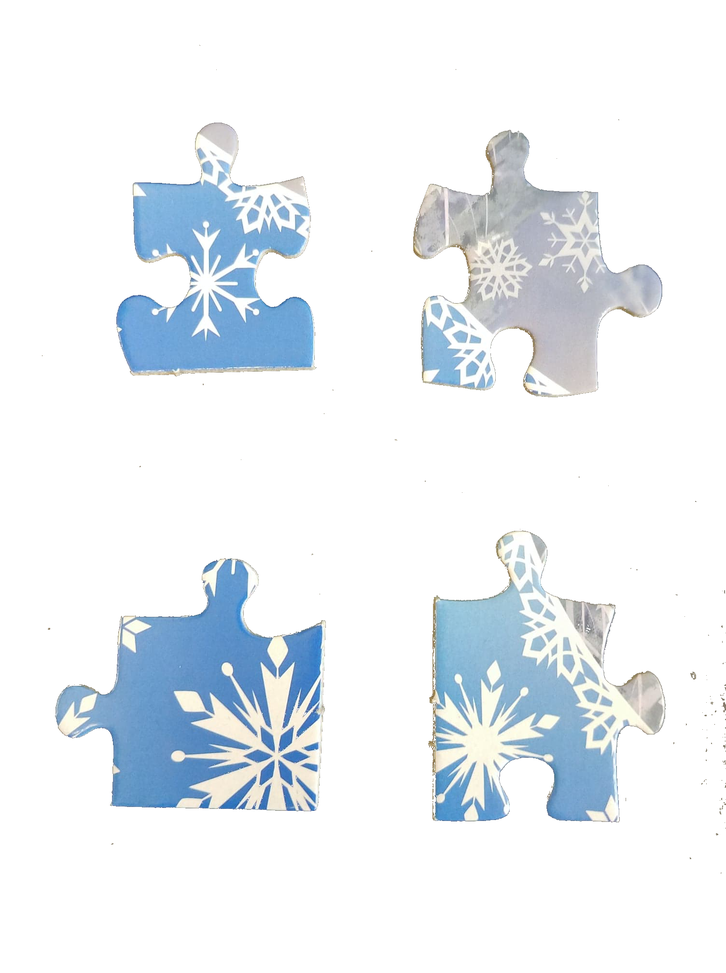
#> input picture frozen.png, 726 x 973 px, shrunk from 1504 x 2016 before the run
$ python contours.py   (older library calls are emulated)
#> lines starting #> are read from the running program, lines starting #| are printed output that depends on the picture; after the words box and inside, x2 and y2 are one past the last pixel; in counts of white or black regions, pixels touching at a corner belong together; long printed decimals are rounded
import cv2
import numpy as np
from matplotlib import pyplot as plt
from PIL import Image

img = cv2.imread('frozen.png')
#> img is the input picture: shape (973, 726, 3); mean B, G, R 244.7, 240.3, 235.1
gray= cv2.imread('frozen.png',0)
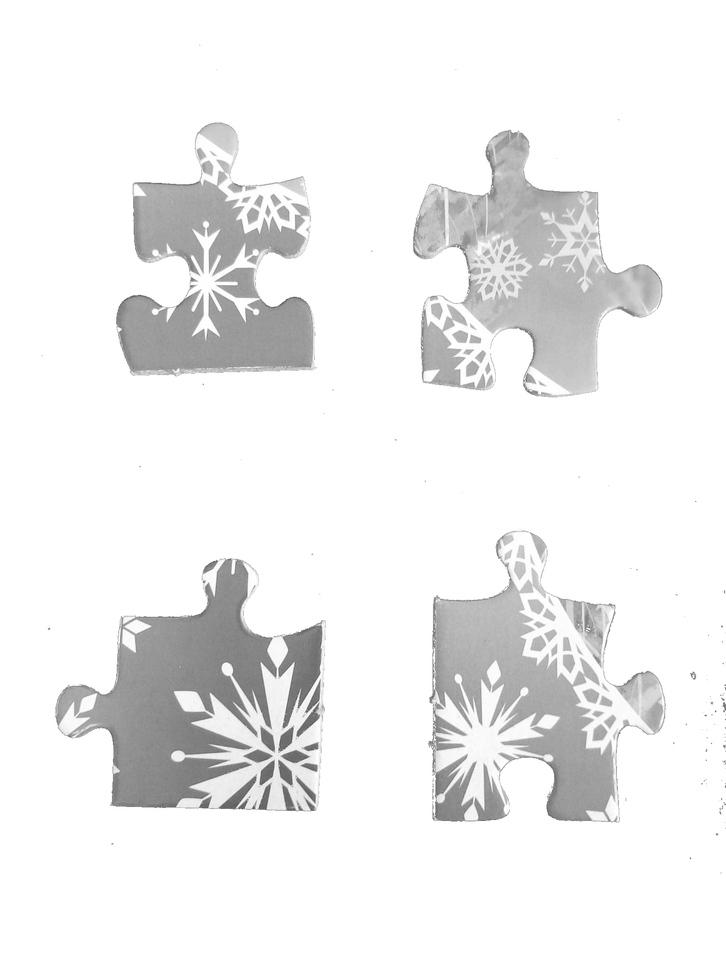
#> gray: shape (973, 726); min 83, max 255, mean 239.1

# Threshold to detect rectangles independent from background illumination
ret2,th3 = cv2.threshold(gray,220,255,cv2.THRESH_BINARY_INV)
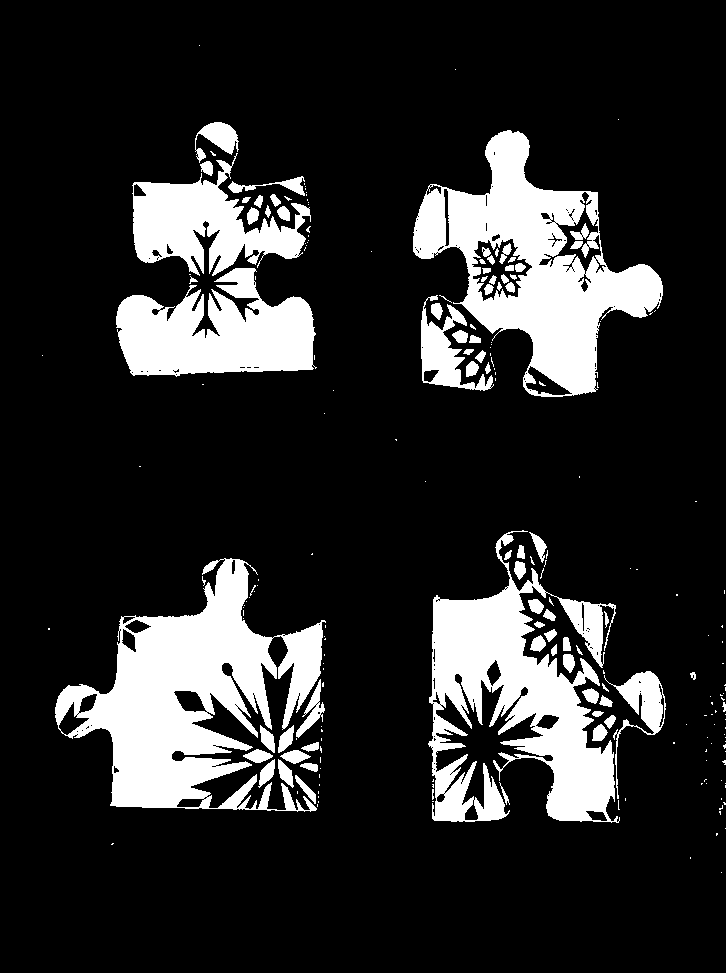
#> th3: shape (973, 726); 16.9% white; 218 white regions (143 under 20 px)

# Detect contours
_, contours, hierarchy = cv2.findContours( th3.copy(), cv2.RETR_EXTERNAL, cv2.CHAIN_APPROX_NONE)
#> contours = 199 contours, 146 with area under 20; largest, box (x1, y1, x2, y2) and area: (55, 558, 326, 812) 31026, (413, 130, 663, 397) 30332, (428, 530, 620, 823) 24730, (116, 268, 317, 377) 13838, (132, 153, 311, 276) 9653

# Draw contours
h, w = th3.shape[:2]
#> h = 973; w = 726
vis = np.zeros((h, w, 3), np.uint8)
cv2.drawContours( vis, contours, -1, (128,255,255), -1)
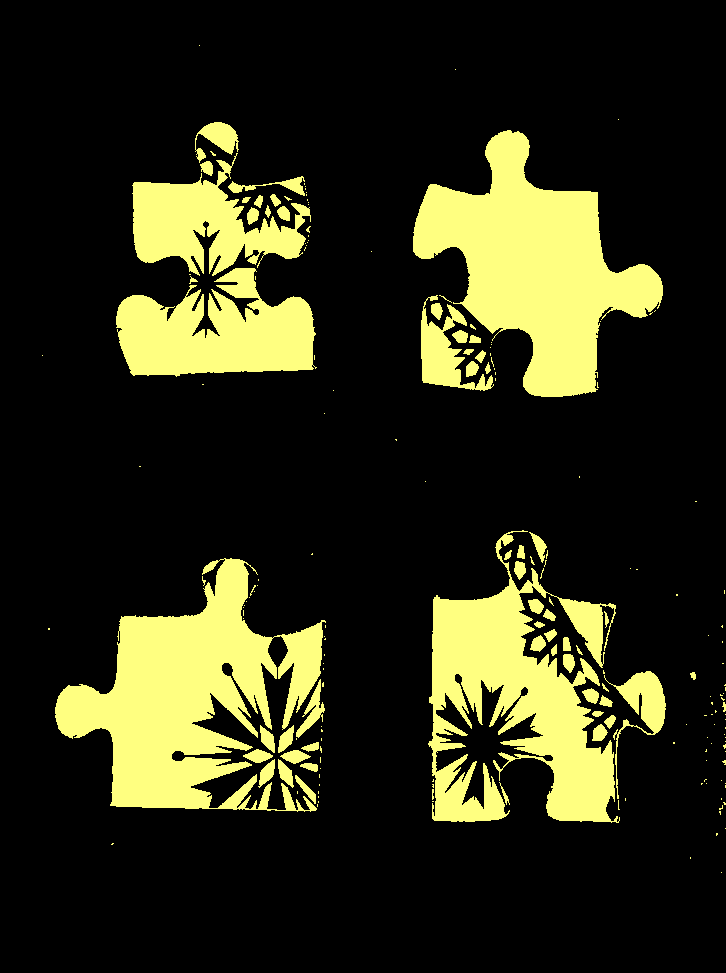
#> vis: shape (973, 726, 3); mean of channels 0, 1, 2 22.9, 45.6, 45.6; drawn as B, G, R

# Print Features of each contour and select some contours
contours2=[]
for i, cnt in enumerate(contours):
    cnt=contours[i]
    M = cv2.moments(cnt)

    if M['m00'] != 0:
        # for definition of features cf http://docs.opencv.org/3.1.0/d1/d32/tutorial_py_contour_properties.html#gsc.tab=0
        cx = int(M['m10']/M['m00'])
        cy = int(M['m01']/M['m00'])
        area = cv2.contourArea(cnt)
        x,y,w,h = cv2.boundingRect(cnt)
        aspect_ratio = float(w)/h
        rect_area = w*h
        extent = float(area)/rect_area

        print(i, cx, cy, area, aspect_ratio, rect_area, extent)

        if area < 80 and area > 10:
            contours2.append(cnt)
#> this loop made 199 passes
#> (cx, cy, area, x, y, w, h, aspect_ratio) on passes 25, 29, 32, 35, 36, 39, 41, 46, 56, 57, 60, 63: (504, 795, 32, 499, 782, 11, 23, 0.478), (306, 789, 152, 295, 775, 21, 29, 0.724), (310, 766, 86, 300, 763, 18, 9, 2), (285, 773, 212, 278, 759, 16, 29, 0.552), (266, 772, 218.5, 258, 759, 17, 29, 0.586), (294, 756, 219, 280, 750, 31, 14, 2.21), (257, 755, 218, 243, 749, 30, 14, 2.14), (311, 746, 84, 301, 742, 18, 10, 1.8), (285, 739, 216, 278, 725, 16, 28, 0.571), (267, 738, 208.5, 260, 725, 15, 28, 0.536), (599, 732, 163, 592, 724, 16, 17, 0.941), (609, 720, 79.5, 604, 715, 12, 14, 0.857)
#> cx on pass 127: 546
#| 2 112 843 1.0 1.5 6 0.1667
#| 3 716 833 1.5 0.6667 6 0.25
#| 5 719 811 1.5 0.5 8 0.1875
#| 6 720 808 2.0 0.8 20 0.1
#| 8 724 803 2.0 1.0 9 0.2222
#| 11 618 808 0.5 0.2 20 0.025
#| 17 432 793 6.5 0.1818 22 0.2955
#| 19 432 785 1.5 0.5 8 0.1875
#> (further printed lines are left out)
#> after the loop, contours2 = 25 contours, 4 with area under 20; largest, box (x1, y1, x2, y2) and area: (604, 715, 616, 729) 80, (599, 695, 613, 707) 78, (563, 637, 571, 651) 77, (544, 629, 557, 642) 76, (543, 609, 556, 621) 72

# Detect Harris corners
dst = cv2.cornerHarris(th3,2,3,0.04)
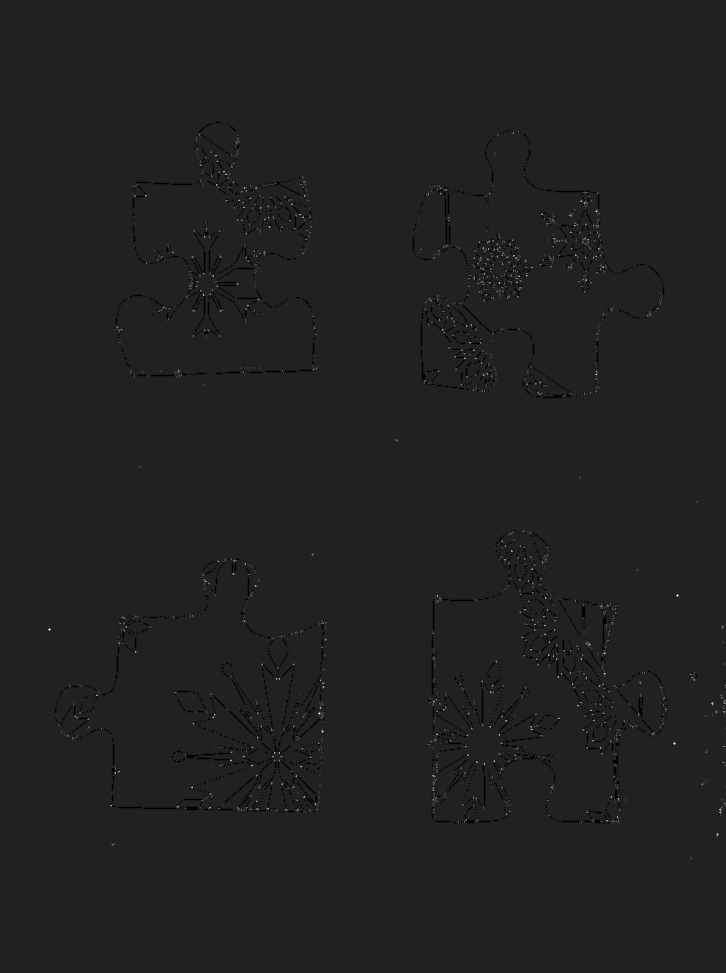
#> dst: shape (973, 726) float32; min -0.04, max 0.266, mean -0.000173; drawn with min black and max white

#result is dilated for marking the corners, not important
dst = cv2.dilate(dst,None, iterations=5)
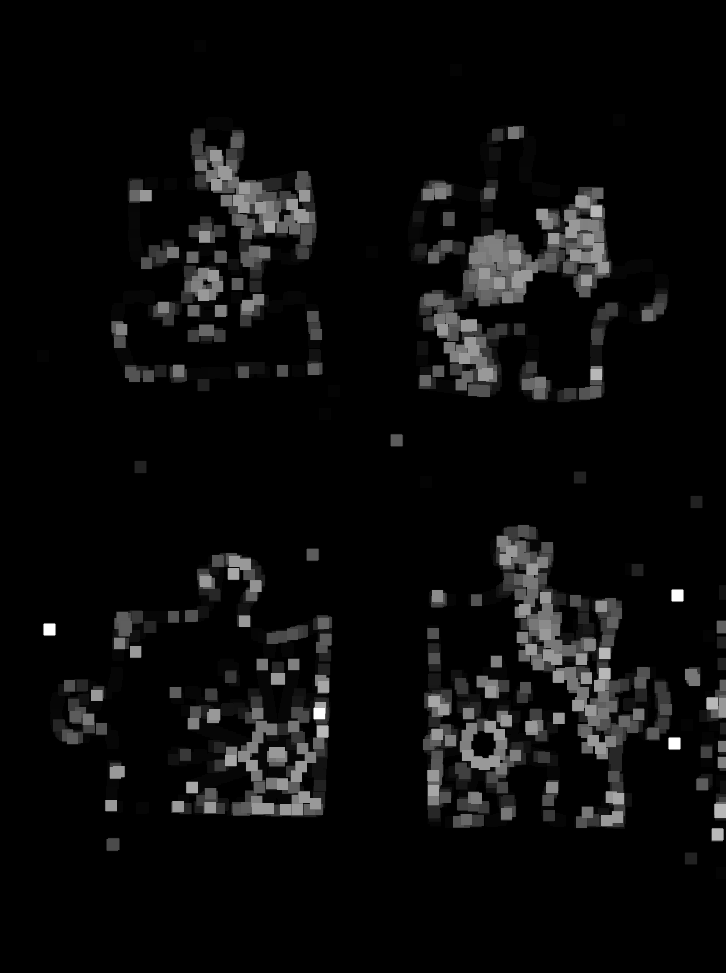
#> dst: shape (973, 726) float32; min 0, max 0.266, mean 0.012; drawn with min black and max white

# Threshold for an optimal value, it may vary depending on the image.
harris=img.copy()
print(harris.shape)
#| (973, 726, 3)
harris[dst>0.4*dst.max()]=[255,0,0]
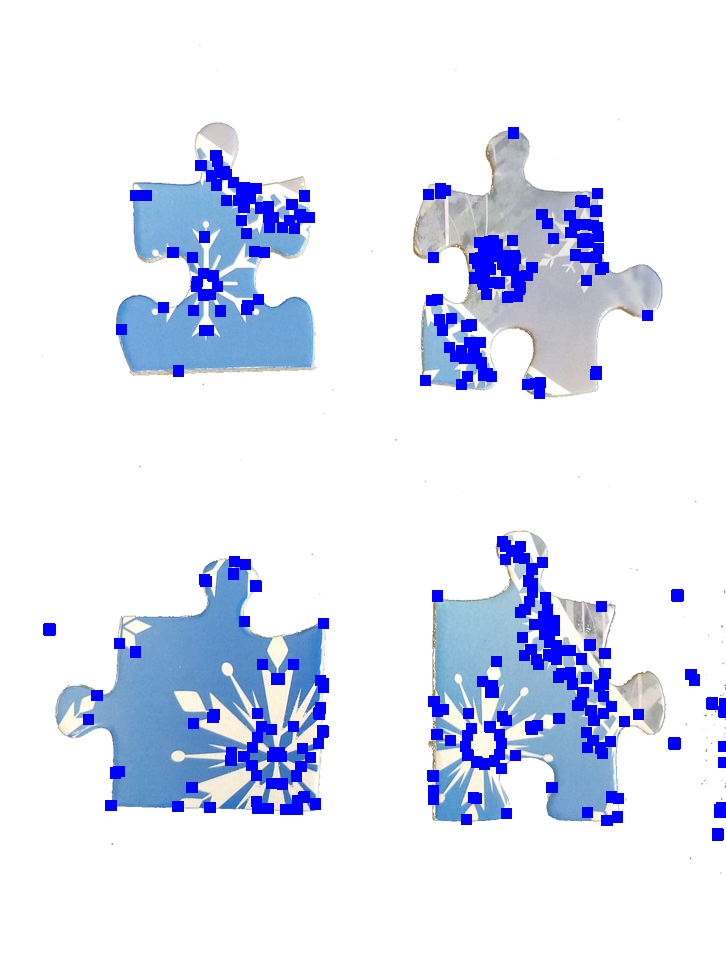
#> harris: shape (973, 726, 3); 4.91% of pixels changed, all inside (x1, y1, x2, y2) = (43, 127, 726, 841)

titles = ['Original Image', 'Thresholding', 'Contours', "Harris corners"]
images = [img, th3, vis, harris]
im = Image.fromarray(vis)
im.save("frozen3.png")
for i in range(4):
    plt.subplot(2,2,i+1),plt.imshow(images[i],'gray')
    plt.title(titles[i])
    plt.xticks([]),plt.yticks([])
plt.show()
#> figure, not shown here; B, G, R data is drawn as R, G, B

$ run again, with image.png copied over frozen.png
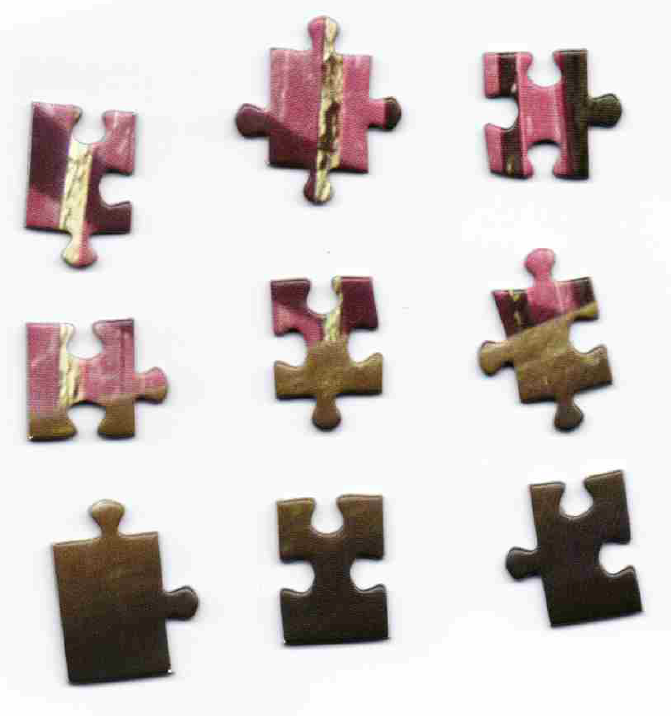
#> input picture image.png, 671 x 716 px
#> img is the input picture: shape (716, 671, 3); mean B, G, R 203.2, 205, 212.4
#> `ret2,th3 = cv2.threshold(gray,220,255,cv2.THRESH_BINARY_INV)`:
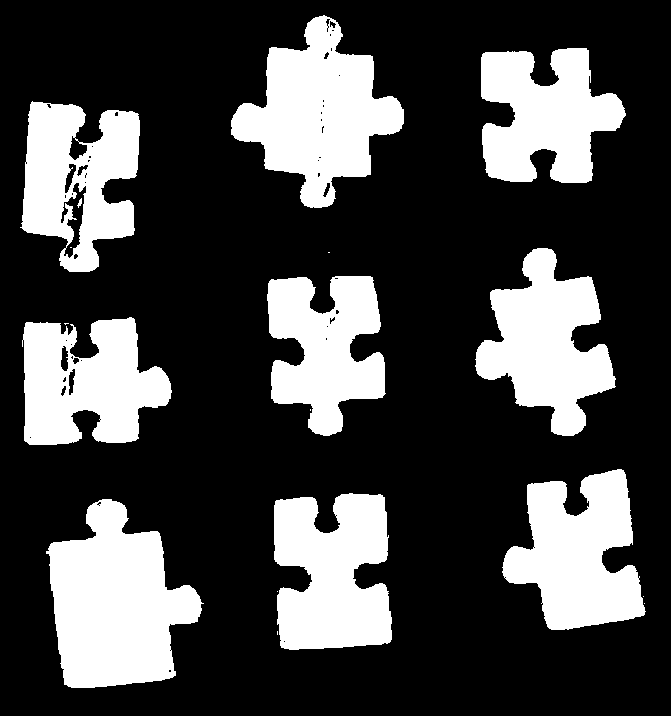
#> th3: shape (716, 671); 27.5% white; 18 white regions (8 under 20 px)
#> contours = 16 contours, 7 with area under 20; largest, box (x1, y1, x2, y2) and area: (46, 499, 204, 688) 18842, (231, 15, 404, 208) 17030, (274, 493, 392, 650) 14416, (502, 469, 646, 630) 14247, (475, 248, 616, 436) 14078
#> the loop `for i, cnt in enumerate(contours):` made 16 passes
#> (cx, cy, area, x, y, w, h, aspect_ratio) on passes 5, 6, 7, 10, 11, 13, 14, 15: (115, 603, 18841.5, 46, 499, 158, 189, 0.836), (332, 573, 14415.5, 274, 493, 118, 157, 0.752), (578, 553, 14247, 502, 469, 144, 161, 0.894), (86, 383, 13278, 22, 317, 150, 128, 1.17), (325, 347, 12298, 267, 276, 119, 160, 0.744), (546, 342, 14078.5, 475, 248, 141, 188, 0.75), (77, 179, 13851.5, 20, 101, 120, 171, 0.702), (544, 115, 12876, 481, 48, 145, 135, 1.07)
#> (printed output is left out)
#> after the loop `for i, cnt in enumerate(contours):`: contours2 = []
#| (716, 671, 3)
#> `harris[dst>0.4*dst.max()]=[255,0,0]`:
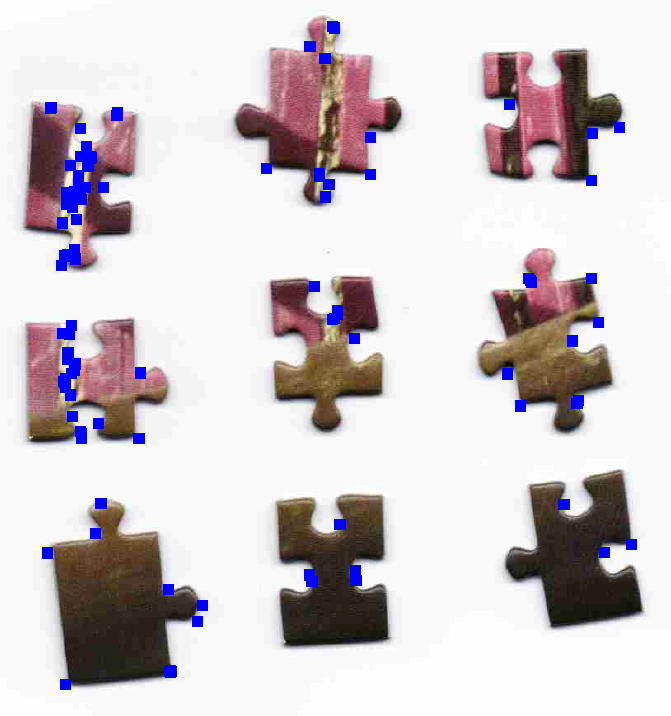
#> harris: shape (716, 671, 3); 2.01% of pixels changed, all inside (x1, y1, x2, y2) = (42, 21, 637, 690)
